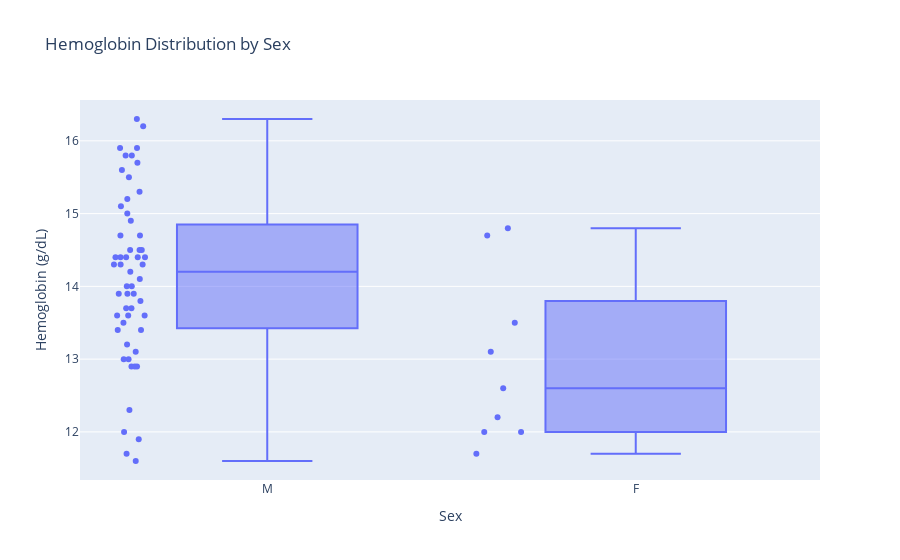

Notebook code for this chart:
### Code cell
box_fig = px.box(
    data,
    x='sex',
    y='hemoglobin',
    title='Hemoglobin Distribution by Sex',
    labels={'sex': 'Sex', 'hemoglobin': 'Hemoglobin (g/dL)'},
    points='all'  # Shows all data points over the boxplot
)
box_fig.show()

### Figure 1 — Plotly figure (JSON) as saved in the notebook; plotly's stock layout.template omitted (floating-point values rounded to 4 significant figures)
{"data": [{"alignmentgroup": "True", "boxpoints": "all", "hovertemplate": "Sex=%{x}<br>Hemoglobin (g/dL)=%{y}<extra></extra>", "legendgroup": "", "marker": {"color": "#636efa"}, "name": "", "notched": false, "offsetgroup": "", "orientation": "v", "showlegend": false, "type": "box", "x": ["M", "M", "M", "M", "M", "M", "M", "M", "M", "M", "M", "M", "F", "M", "M", "M", "M", "M", "M", "M", "F", "M", "M", "M", "M", "M", "M", "M", "M", "M", "M", "M", "M", "M", "M", "M", "M", "M", "M", "M", "M", "M", "F", "M", "M", "F", "M", "M", "M", "F", "M", "M", "F", "M", "M", "M", "F", "M", "F", "M", "M", "M", "M", "F"], "x0": " ", "xaxis": "x", "y": [14.3, 15.1, 13.7, 14.4, 13.9, 16.2, 13.6, 14.5, 14.5, 13.5, 15.6, 14.3, 12.2, 15.3, 15.8, 15.9, 13, 15, 15.5, 14.3, 12, 14.7, 15.7, 13.9, 14.9, 14.1, 13, 14.4, 13.4, 13.4, 12.9, 13.7, 13.1, 12.9, 14.4, 13.2, 11.7, 15.9, 14.4, 14, 14.7, 14, 14.7, 14.5, 16.3, 14.8, 11.6, 15.2, 13.8, 12.6, 15.8, 13.9, 13.5, 14.2, 12.3, 14.4, 11.7, 12, 13.1, 11.9, 13.6, 12.9, 13.6, 12], "y0": " ", "yaxis": "y"}], "layout": {"boxmode": "group", "legend": {"tracegroupgap": 0}, "title": {"text": "Hemoglobin Distribution by Sex"}, "xaxis": {"anchor": "y", "domain": [0, 1], "title": {"text": "Sex"}}, "yaxis": {"anchor": "x", "domain": [0, 1], "title": {"text": "Hemoglobin (g/dL)"}}}}
